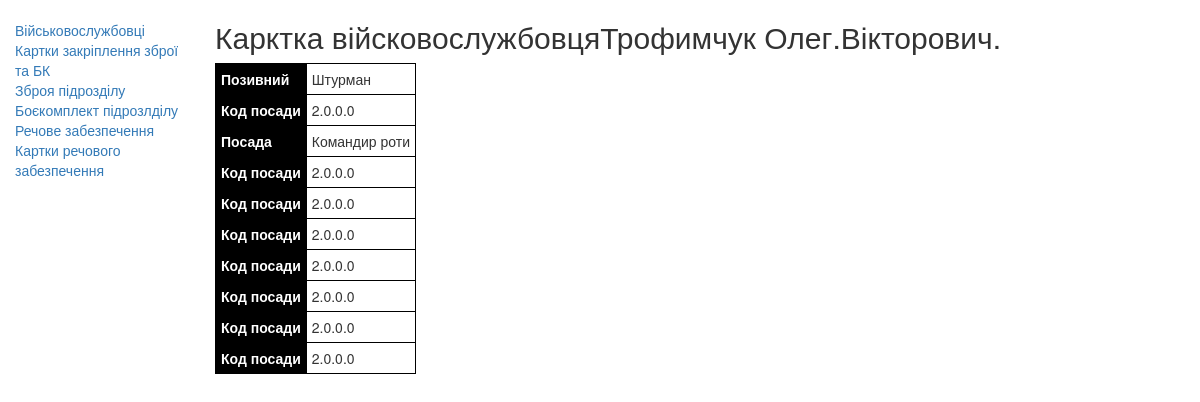
/index/soldier_card/7, run on the app's committed database.
### evening/models.py (models this page shows, shortened)
class Soldiers(models.Model):
    slug = models.SlugField(max_length=50, unique=True, null=True,
                            verbose_name='Код посади')
    surname = models.CharField(max_length=50, verbose_name='Фамілія')
    name = models.CharField(max_length=50, verbose_name='Імʼя')
    fathers_name = models.CharField(max_length=50, verbose_name='По батькові')
    callsign = models.CharField(max_length=50, verbose_name='Позивний')
    position_name = models.CharField(
        max_length=50, null=True, verbose_name='Посада')
    mil_prof = models.CharField(max_length=50, null=True, verbose_name='ВОС')
    position_rank = models.CharField(
        max_length=50, null=True, verbose_name='Звання посади')
    rank = models.ForeignKey(
        'Ranks', on_delete=models.PROTECT, null=True, verbose_name='Звання')
    phone = models.CharField(max_length=13, null=True, verbose_name='Телефон')
    birth_date = models.DateField(null=True, verbose_name='Дата народження')
    tax_number = models.CharField(
        max_length=15, unique=True, null=True, verbose_name='ІПН')
    blood_type = models.CharField(
        max_length=10, null=True, verbose_name='Группа крові')
    addres = models.CharField(max_length=255, null=True, verbose_name='Адреса')
    complect_center = models.CharField(
        max_length=255, null=True, verbose_name='Центр комплектаціі')
    mob_date = models.DateField(null=True, verbose_name='Дата мобілізаціі')
    children = models.IntegerField(default=0, verbose_name='Діти')
    hight_s = models.IntegerField(default=0, verbose_name='Зріст')
    size = models.IntegerField(default=0, verbose_name='Розмір')
    boots_s = models.IntegerField(default=0, verbose_name='Взуття')
    head_s = models.IntegerField(default=0, verbose_name='Головний убор')
    def __str__(self):
        return f'{self.surname} {self.name}.{self.fathers_name}.'
    class Meta:
        verbose_name = 'Військовослужбовець'
        verbose_name_plural = 'Військовослужбовці'
        ordering = ['slug']

### evening/views.py (the view)
# urls.py: path('soldier_card/<int:pk>', SoldierCard.as_view(), name='soldier_card'),
class SoldierCard(DetailView):
    model = Soldiers
    template_name = 'evening/soldier_detaile.html'
    context_object_name = 'soldiers_card'

### evening/templates/evening/soldier_detaile.html (shortened to what this page needs)
{% extends "evening/base_generic.html" %}
{% block content %}
<h2>Карктка війсковослужбовця{{ soldiers_card }}</h2>
<table>
  <tbody>
    <tr>
      <th>Позивний
      <td>{{soldiers_card.callsign}}
    </tr>
    <tr>
      <th>Код посади
      <td>{{soldiers_card.slug}}
    </tr>
    <tr>
      <th>Посада
      <td>{{soldiers_card.position_name}}
    </tr>
    <tr>
      <th>Код посади
      <td>{{soldiers_card.slug}}
    </tr>
    <tr>
      <th>Код посади
      <td>{{soldiers_card.slug}}
    </tr>
    <tr>
      <th>Код посади
      <td>{{soldiers_card.slug}}
    </tr>
    <tr>
      <th>Код посади
      <td>{{soldiers_card.slug}}
    </tr>
    <tr>
      <th>Код посади
      <td>{{soldiers_card.slug}}
    </tr>
    <tr>
      <th>Код посади
      <td>{{soldiers_card.slug}}
    </tr>
    <tr>
      <th>Код посади
      <td>{{soldiers_card.slug}}
    </tr>
  </tbody>
</table>
{% endblock %}

### evening/templates/evening/soldier_detaile.html (style rules this page uses)
TABLE {  border: 2px solid black; }
TD, TH { padding: 5px; border: 1px solid black; }
TH { text-align: left; background: black; color: white; }

### data on the page
Soldiers: surname+name+fathers_name "Трофимчук Олег.Вікторович.", callsign "Штурман", slug "2.0.0.0", position_name "Командир роти"
